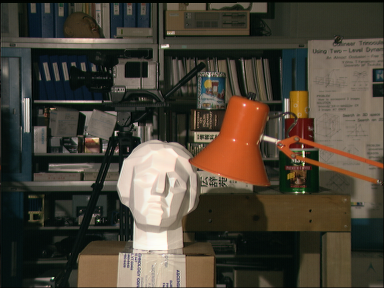
#> input picture python/left.png, 384 x 288 px
$ python stereo1_BM.py
#> lines starting #> are read from the running program, lines starting #| are printed output that depends on the picture
### python/genericFunctions.py
import numpy as np

MAX_INT = 2147483647

# [17 lines left out: functions shiftDown, shiftUp, not called in this run]

def shiftRight(A,n,fillValue):
    """shiftRight Shift an array RIGHT with specific padding.
    B = shiftRight(A,n,fillValue) shifts the elements in the array A
    from left to right by n positions and fills the empy places with
    new fillValue elements."""
    B = np.roll(A,n,1)
    B[:,:n] = fillValue
    return B

# [77 lines left out: functions shiftLeft, shiftForward, shiftBackward, computeCosts_BpLike, computeCostsAndTransitions_BpLike, computeCosts_SgmLike and 1 more, not called in this run]

### python/stereo1_BM.py
# Stereo Matching using Block Matching
# Computes a disparity map from a rectified stereo pair using Block Matching

import numpy as np
import cv2 as cv
import matplotlib.pyplot as plt
from genericFunctions import *

# Set parameters
dispLevels = 16 #disparity range: 0 to dispLevels-1
windowSize = 3

# Define matching cost function
computeMatchingCost = lambda left,right: np.absolute(left-right) #absolute differences

# Load left and right images in grayscale
leftImg = cv.imread("left.png",cv.IMREAD_GRAYSCALE)
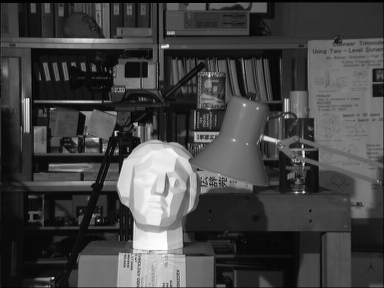
#> leftImg: shape (288, 384); min 0, max 253, mean 67.8
rightImg = cv.imread("right.png",cv.IMREAD_GRAYSCALE)
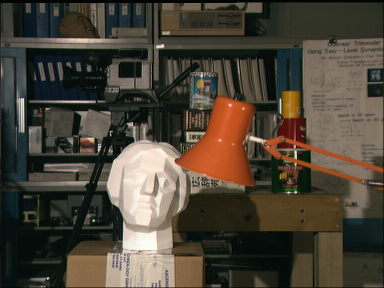
#> input picture python/right.png, 384 x 288 px
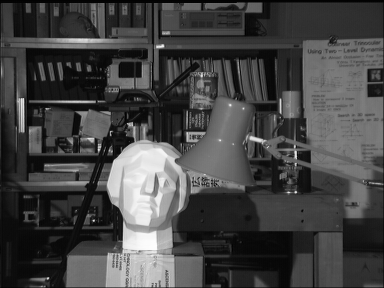
#> rightImg: shape (288, 384); min 0, max 253, mean 68.2

# Apply a Gaussian filter
leftImg = cv.GaussianBlur(leftImg,(5,5),0.6)
rightImg = cv.GaussianBlur(rightImg,(5,5),0.6)

# Get the size
(rows,cols) = leftImg.shape
#> rows = 288; cols = 384

# Convert to int32
leftImg = leftImg.astype(np.int32)
rightImg = rightImg.astype(np.int32)

# Compute pixel-based matching costs
matchingCosts = np.zeros((rows,cols,dispLevels),dtype=np.int32)
for d in range(dispLevels):
    rightImgShifted = shiftRight(rightImg,d,0)
    matchingCosts[:,:,d] = computeMatchingCost(leftImg,rightImgShifted)
#> this loop made 16 passes
#> pass 2, in shiftRight (call 2), `B = np.roll(A,n,1)`:
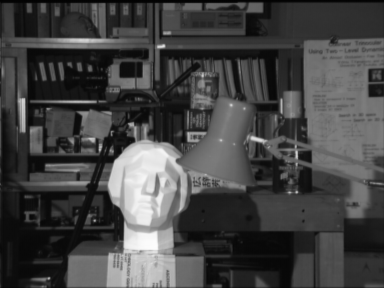
#> B: shape (288, 384) int32; min 2, max 253, mean 68.2
#> pass 3, in shiftRight (call 3), `B = np.roll(A,n,1)`:
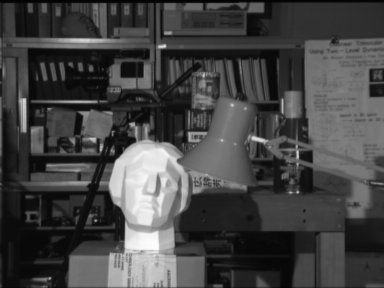
#> B: shape (288, 384) int32; min 2, max 253, mean 68.2

# Aggregate the matching costs
totalCosts = cv.boxFilter(matchingCosts,-1,(windowSize,windowSize),normalize=False)

# Compute the disparity map
dispMap = np.argmin(totalCosts,axis=2)
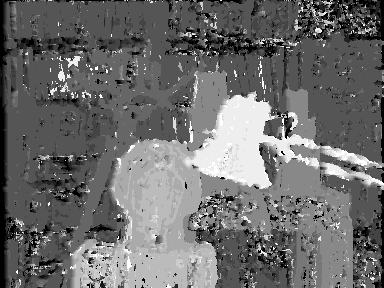
#> dispMap: shape (288, 384) int64; min 0, max 15, mean 6.38; drawn with min black and max white

# Normalize the disparity map for display
scaleFactor = 256/dispLevels
dispImg = (dispMap*scaleFactor).astype(np.uint8)

# Show disparity map
plt.imshow(dispImg,cmap="gray")
plt.show(block=False)
plt.pause(0.01)

# Save disparity map
cv.imwrite("disparity1_BM.png",dispImg)

plt.show()
